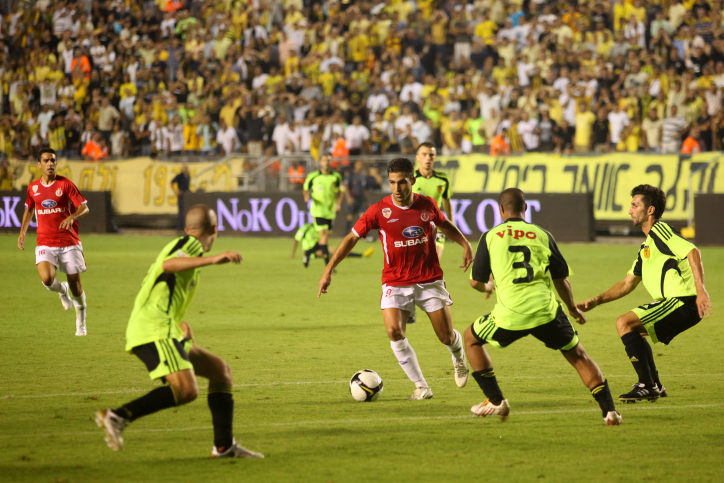
#> input picture assets/soccer.jpg, 724 x 483 px
$ python tutorial7OBJECTDETECTION.py
#> lines starting #> are read from the running program, lines starting #| are printed output that depends on the picture
import numpy as np
import cv2

img = cv2.imread('assets/soccer.jpg', 0)
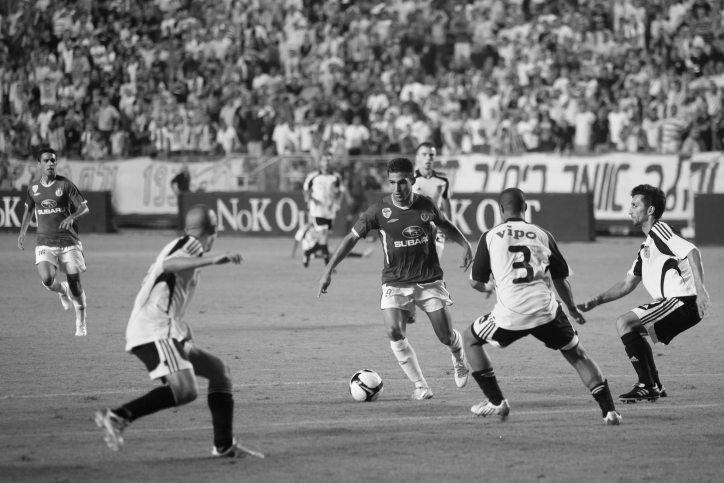
#> img: shape (483, 724); min 5, max 255, mean 121.6
template = cv2.imread('assets/ball.jpg', 0)
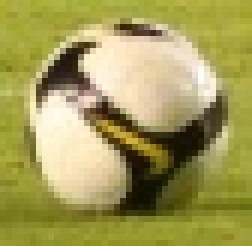
#> input picture assets/ball.jpg, 42 x 41 px (shown 6 times larger)
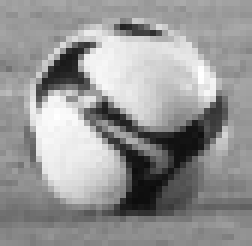
#> template: shape (41, 42) (shown 6 times larger); min 12, max 255, mean 149.9
h, w = template.shape
#> h = 41; w = 42

methods = [cv2.TM_CCOEFF, cv2.TM_CCOEFF_NORMED, cv2.TM_CCORR,
			cv2.TM_CCORR_NORMED, cv2.TM_SQDIFF, cv2.TM_SQDIFF_NORMED]

for method in methods:
	img2 = img.copy()

	result = cv2.matchTemplate(img2, template, method)
	min_val, max_val, min_loc, max_loc = cv2.minMaxLoc(result)
	print(min_loc, max_loc)

	if method in [cv2.TM_SQDIFF, cv2.TM_SQDIFF_NORMED]:
		location = min_loc
	else:
		location = max_loc

	bottom_right = (location[0] + w, location[1] + h)
	cv2.rectangle(img2, location, bottom_right, 255, 5)
	cv2.imshow('Match', img2)
	cv2.waitKey(0)
	cv2.destroyAllWindows()
#> this loop made 6 passes
#> (min_val, max_val, min_loc, location, bottom_right) on passes 1 to 4: (-3372293.2, 5463554, (654, 311), (345, 366), (387, 407)), (-0.527, 0.999, (233, 55), (345, 366), (387, 407)), (12851272, 53641824, (394, 245), (495, 286), (537, 327)), (0.565, 1, (656, 308), (345, 366), (387, 407))
#> (min_val, max_val, max_loc, location, bottom_right) on passes 5 to 6: (8052, 30098300, (656, 308), (345, 366), (387, 407)), (0.000182, 1, (12, 3), (345, 366), (387, 407))
#| (654, 311) (345, 366)
#| (233, 55) (345, 366)
#| (394, 245) (495, 286)
#| (656, 308) (345, 366)
#| (345, 366) (656, 308)
#| (345, 366) (12, 3)
#> pass 1, `result = cv2.matchTemplate(img2, template, method)`:
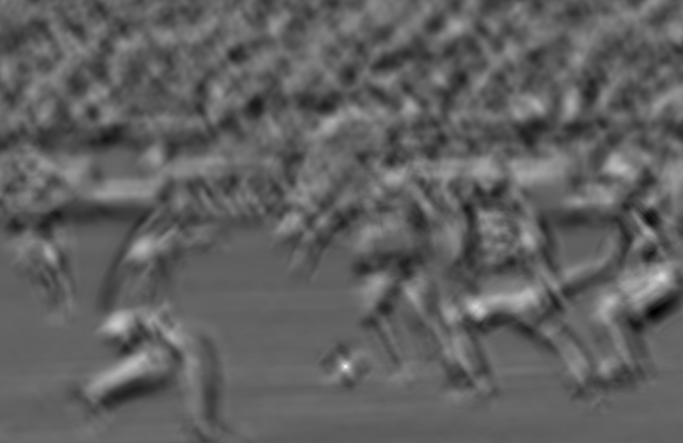
#> result: shape (443, 683) float32; min -3372293.2, max 5463554, mean -8714.3; drawn with min black and max white
#> pass 1, `cv2.imshow('Match', img2)`:
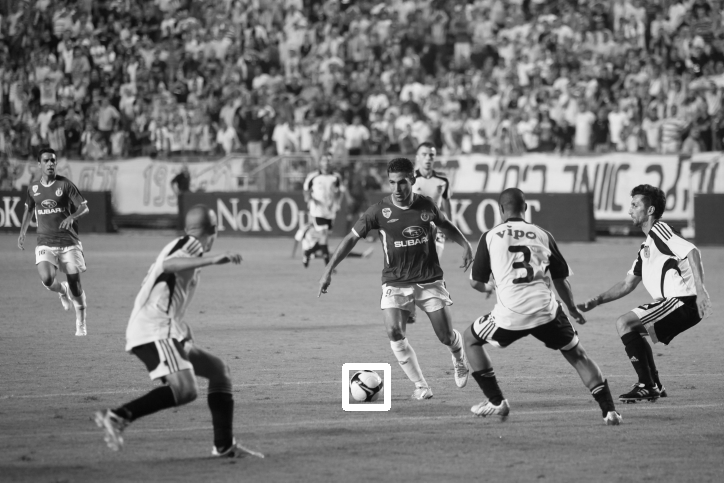
#> window 'Match': shape (483, 724); min 5, max 255, mean 122
#> pass 3, `result = cv2.matchTemplate(img2, template, method)`:
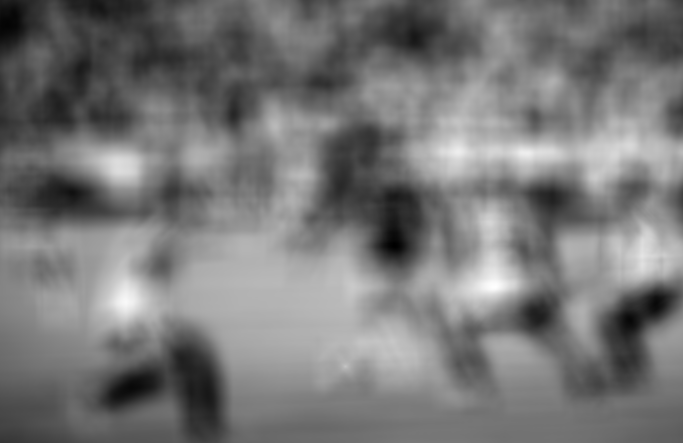
#> result: shape (443, 683) float32; min 12851272, max 53641824, mean 32002186; drawn with min black and max white
#> after the loop:
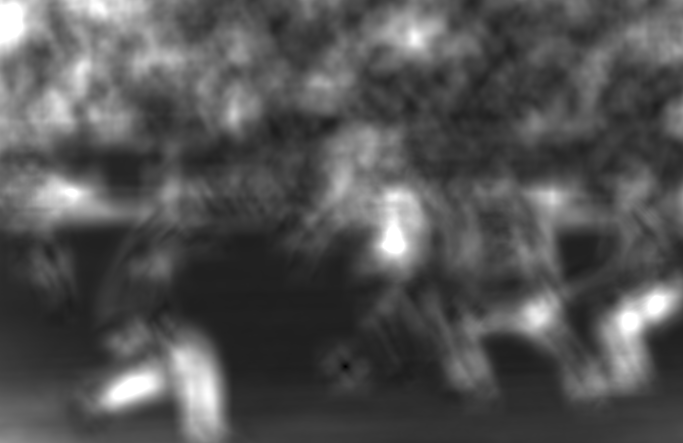
#> result: shape (443, 683) float32; min 0.000182, max 1, mean 0.327
